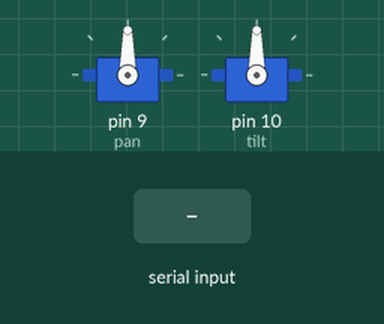
This sketch was run on a simulated Arduino Uno, built with avr-gcc and run on an emulated ATmega328P. On the bench: 2 × servo. Inputs (shaded band) come from the test bench.

Above: at 1.2 s.
1.3 s: "a" received over Serial
At 2.2 s:
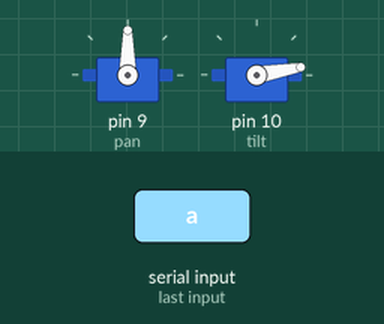
2.8 s: "d" received over Serial
At 3.4 s:
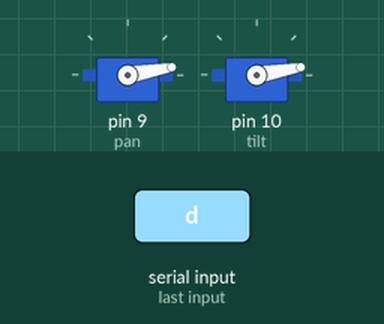
4.3 s: "a" received over Serial
At 5.5 s:
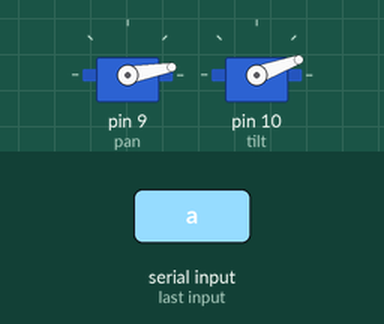
5.8 s: "d" received over Serial
At 6.8 s:
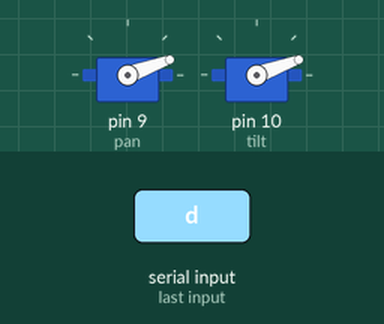
7.3 s: "c" received over Serial
At 8.0 s:
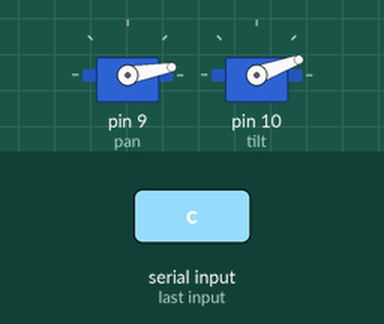
Timing chart, 0 to 9.8 s (numbered marks = the images above; inputs shaded):
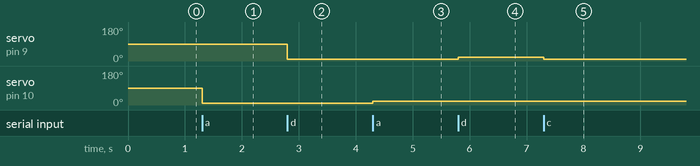

Measured:
- after the input at 1.3 s, servo on pin 10 (tilt): 90° → 10° at once
- after the input at 2.8 s, servo on pin 9 (pan): 90° → 10° at once
- after the input at 4.3 s, servo on pin 10 (tilt): 10° → 20° at once
- after the input at 5.8 s, servo on pin 9 (pan): 10° → 20° at once
- after the input at 7.3 s, servo on pin 9 (pan): 20° → 10° at once

The sketch:

PanTiltphp.ino
```cpp
/*
Pan/Tilt Webcam script with 2 servos
Created by Aneal Khimani
http://anealkhimani.com
2/12/10
*/
#include <Servo.h> //Include the Servo library

Servo pan; //Create pan servo object
Servo tilt; //Create tilt servo object

int panposition = 0; //Variable to determine pan position
int tiltposition = 0; //Variable to determine tilt position

void setup() {

Serial.begin(9600); // initialize serial communication:

// initialize the Servo pins:
pan.attach(9); //Pan Servo attached to pin 9
tilt.attach(10); //Tilt Servo attached to pin 10

}

void loop() {

// read the serial port:
if (Serial.available() > 0) {
int inByte = Serial.read();

/* The PHP script that accompanies this Arduino sketch will send
a byte (ascii) for the characters 'a', 'b', 'c', or 'd'.  Based
on what character is sent, the switch statement below will test
the appropriate servo's current position and either move it, or not
*/

switch (inByte) {
case 'a':    //Pan Left for 'a'
if (panposition < 100){
panposition = (panposition + 10);
tilt.write(panposition);
delay(15);
}
break;

case 'b': //Pan Right for 'b'
if (panposition > 0){
tiltposition = (panposition - 10);
tilt.write(panposition);
delay(15);
}
break;

case 'd':  //Tilt Up for 'd'
if (tiltposition < 100){
tiltposition = (tiltposition + 10);
pan.write(tiltposition);
delay(15);
}
break;

case 'c':  //Tilt Down for 'c'
if (tiltposition > 0) {
tiltposition = (tiltposition - 10);
pan.write(tiltposition);
delay(15);
}
break;
}
}
}
```
